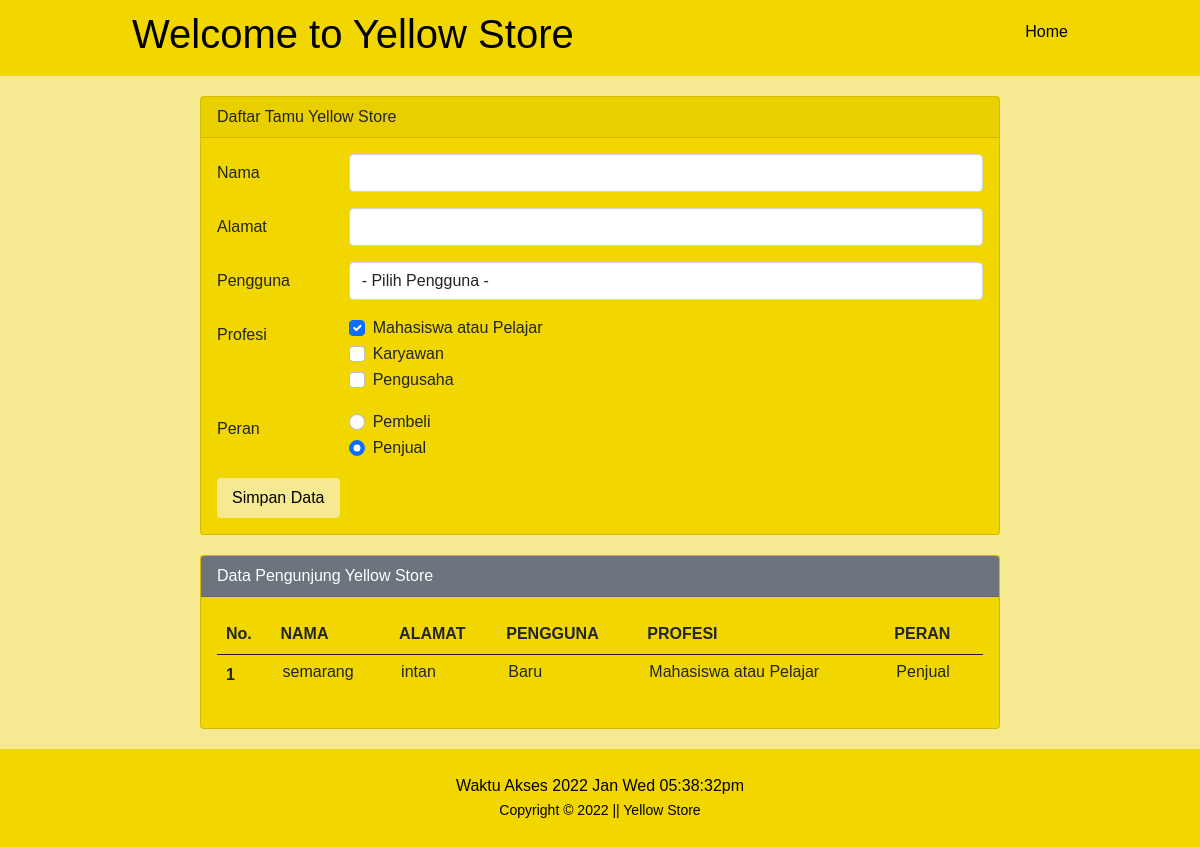
/tamu.php, run on the app's committed database.
### tables this page shows
CREATE TABLE `data` (
  `id` int(11) NOT NULL,
  `alamat` varchar(30) NOT NULL,
  `nama` varchar(30) NOT NULL,
  `pengguna` varchar(30) NOT NULL,
  `profesi` varchar(30) NOT NULL,
  `peran` varchar(30) NOT NULL
);

### tamu.php (the view, shortened to what this page needs)
<?php
$host       = "localhost";
$user       = "root";
$pass       = "";
$db         = "yellowstore";
$koneksi    = mysqli_connect($host, $user, $pass, $db);
$alamat        = "";
$nama       = "";
$profesi     = "";
$peran     = "";
?>
<!DOCTYPE html>
<html lang="en">
<head>
    <link href="https://cdn.jsdelivr.net/npm/bootstrap@5.0.0-beta2/dist/css/bootstrap.min.css" rel="stylesheet">
    <link rel="stylesheet" href="./css/style.css">
</head>
<body>
<header>
		<div class="container">
			<h1><a href="index.php">
			Welcome to Yellow Store</a></h1>
			<ul>
				<li><a href="index.php" class="btn-tamu">Home</a></li>
			</ul>
		</div>
	</header>
    <div class="mx-auto">
        <div class="card">
            <div class="card-header">
                Daftar Tamu Yellow Store
            </div>
            <div class="card-body">
                <form action="" method="POST">
                    <div class="mb-3 row">
                        <label for="nama" class="col-sm-2 col-form-label">Nama</label>
                        <div class="col-sm-10">
                            <input type="text" class="form-control" id="nama" name="nama" value="<?php echo $nama ?>">
                        </div>
                    </div>
                    <div class="mb-3 row">
                        <label for="nama" class="col-sm-2 col-form-label">Alamat</label>
                        <div class="col-sm-10">
                            <input type="text" class="form-control" id="alamat" name="alamat" value="<?php echo $alamat ?>">
                        </div>
                    </div>
                    <div class="mb-3 row">
                        <label for="fakultas" class="col-sm-2 col-form-label">Pengguna</label>
                        <div class="col-sm-10">
                            <select class="form-control" name="pengguna" id="pengguna">
                                <option value="">- Pilih Pengguna -</option>
                            </select>
                        </div>
                    </div>
                    <div class="mb-3 row">
                        <label for="judul" class="col-sm-2 col-form-label">Profesi</label>
                        <div class="col-sm-10">
                            <div class="form-check">
                                <input class="form-check-input" type="checkbox" value="Mahasiswa atau Pelajar" name="profesi" id="flexCheckChecked" checked <?php if ($profesi == "Mahasiswa atau Pelajar") echo "selected" ?>>
                                <label class="form-check-label" for="profesi">
                                    Mahasiswa atau Pelajar
                                </label>
                            </div>
                            <div class="form-check">
                                <input class="form-check-input" type="checkbox" value="Karyawan" name="profesi" id="flexCheckDefault" <?php if ($profesi == "Karyawan") echo "selected" ?>>
                                <label class="form-check-label" for="profesi">
                                    Karyawan
                                </label>
                            </div>
                            <div class="form-check">
                                <input class="form-check-input" type="checkbox" value="Pengusaha" name="profesi" id="flexCheckDefault" <?php if ($profesi == "Pengusaha") echo "selected" ?>>
                                <label class="form-check-label" for="profesi">
                                    Pengusaha
                                </label>
                            </div>
                        </div>
                    </div>
                    <div class="mb-3 row">
                        <label for="alamat" class="col-sm-2 col-form-label">Peran</label>
                        <div class="col-sm-10">
                            <div class="form-check">
                                <input class="form-check-input" type="radio" value="Pembeli" name="peran" id="flexRadioDefault1" <?php if ($peran == "Pembeli") echo "selected" ?>>
                                <label class="form-check-label" for="peran">
                                    Pembeli
                                </label>
                            </div>
                            <div class="form-check">
                                <input class="form-check-input" type="radio" value="Penjual" name="peran" id="flexRadioDefault2" checked <?php if ($peran == "Penjual") echo "selected" ?>>
                                <label class="form-check-label" for="peran">
                                    Penjual
                                </label>
                            </div>
                        </div>
                    </div>
                    <div class="col-12">
                        <input type="submit" name="simpan" value="Simpan Data" class="btn btn-success" />
                    </div>
                </form>
            </div>
        </div>
        <div class="card">
            <div class="card-header text-white bg-secondary">
                Data Pengunjung Yellow Store
            </div>
            <div class="card-body">
                <table class="table">
                    <thead>
                        <tr>
                            <th scope="col">No.</th>
                            <th scope="col">NAMA</th>
                            <th scope="col">ALAMAT</th>
                            <th scope="col">PENGGUNA</th>
                            <th scope="col">PROFESI</th>
                            <th scope="col">PERAN</th>
                        </tr>
                    </thead>
                    <tbody>
                        <?php
                        $sql2   = "select * from data order by id desc";
                        $q2     = mysqli_query($koneksi, $sql2);
                        $urut   = 1;
                        while ($r2 = mysqli_fetch_array($q2)) {
                            $alamat        = $r2['alamat'];
                            $nama       = $r2['nama'];
                            $pengguna   = $r2['pengguna'];
                            $profesi      = $r2['profesi'];
                            $peran      = $r2['peran'];
                        ?>
                            <tr>
                                <th scope="row"><?php echo $urut++ ?></th>
                                <td scope="row"><?php echo $alamat ?></td>
                                <td scope="row"><?php echo $nama ?></td>
                                <td scope="row"><?php echo $pengguna ?></td>
                                <td scope="row"><?php echo $profesi ?></td>
                                <td scope="row"><?php echo $peran ?></td>
                            </tr>
                        <?php
                        }
                        ?>
                    </tbody>
                </table>
            </div>
        </div>
    </div>
    <div class="footer">
		<div class="container">
        <?php
            echo "Waktu Akses " . date("Y M D h:i:sa");
            ?>
		</div>
		<small>Copyright &copy; 2022 || Yellow Store</small>
	</div>
</body>
</html>

### css/style.css (style rules this page uses)
* { padding:0; margin:0; font-family: 'Quicksand', sans-serif; }
body { background-color: #f5ea92; }
a { color: inherit; text-decoration: none; }
.btn { padding:8px 15px; background-color: #f5ea92; color: black; border:none; cursor: pointer; }
header { background-color: #f2d600; color: black; }
header h1 { float: left; padding-bottom: 10px; margin-top: -10px; }
header ul { float: right; }
header ul li { display: inline-block; }
header ul li a { padding:20px 0 20px 15px; display: inline-block; border-radius: 70%; height: 10px; }
.container { width: 80%; margin:0 auto; }
.container:after { content: ''; display: block; clear: both; }
.table { border: 1px solid #f2d600; width: 100%; border-collapse: collapse; }
.table tr { height: 30px; }
.table tr td { padding:5px 10px; }
.footer { padding:25px 0; background-color: #f2d600; color: black; text-align: center; }
.footer .container { display: flex; justify-content: center; }
.footer small { margin-top: 25px; }

### tamu.php (style rules this page uses)
.mx-auto { width: 800px }
.card { margin: 20px 0; background-color: #f2d600; }
header h1 { padding-top: 20px; }

### data on the page
data: alamat "semarang", nama "intan", pengguna "Baru", profesi "Mahasiswa atau Pelajar", peran "Penjual"
